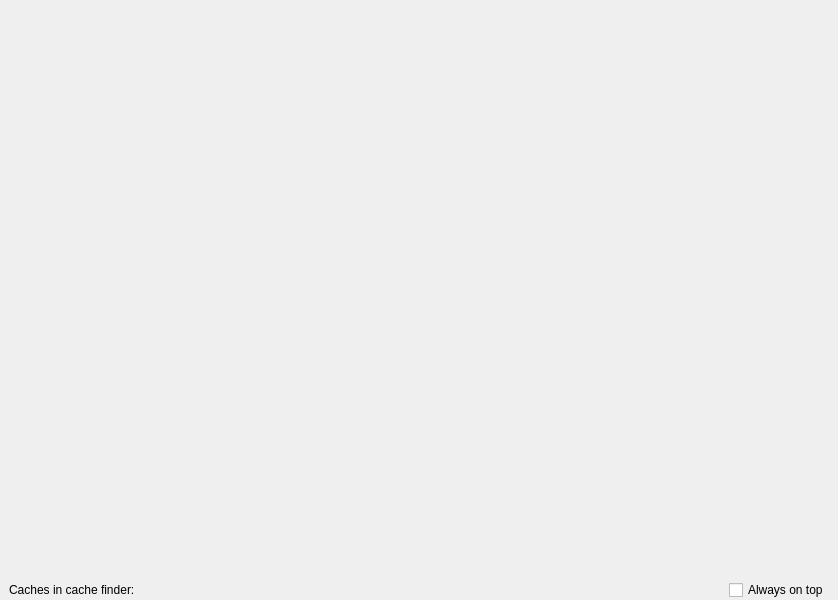
<?xml version="1.0" encoding="UTF-8"?>
<ui version="4.0">
 <class>MainWindow</class>
 <widget class="QMainWindow" name="MainWindow">
  <property name="geometry">
   <rect>
    <x>0</x>
    <y>0</y>
    <width>838</width>
    <height>600</height>
   </rect>
  </property>
  <property name="windowTitle">
   <string>MainWindow</string>
  </property>
  <widget class="QWidget" name="centralwidget">
   <property name="styleSheet">
    <string notr="true"/>
   </property>
   <layout class="QVBoxLayout" name="verticalLayout" stretch="0,0">
    <property name="bottomMargin">
     <number>0</number>
    </property>
    <item>
     <widget class="QTabWidget" name="tabWidget">
      <property name="styleSheet">
       <string notr="true">QTabWidget::pane{
	border: none;
	background: transparent;
}</string>
      </property>
      <property name="currentIndex">
       <number>-1</number>
      </property>
     </widget>
    </item>
    <item>
     <layout class="QHBoxLayout" name="horizontalLayout_2">
      <item>
       <widget class="QLabel" name="InfoLabel">
        <property name="text">
         <string>Caches in cache finder:</string>
        </property>
       </widget>
      </item>
      <item>
       <spacer name="horizontalSpacer">
        <property name="orientation">
         <enum>Qt::Orientation::Horizontal</enum>
        </property>
        <property name="sizeHint" stdset="0">
         <size>
          <width>40</width>
          <height>20</height>
         </size>
        </property>
       </spacer>
      </item>
      <item>
       <widget class="QCheckBox" name="checkBox">
        <property name="text">
         <string>Always on top</string>
        </property>
       </widget>
      </item>
     </layout>
    </item>
   </layout>
  </widget>
 </widget>
 <resources/>
 <connections/>
</ui>
